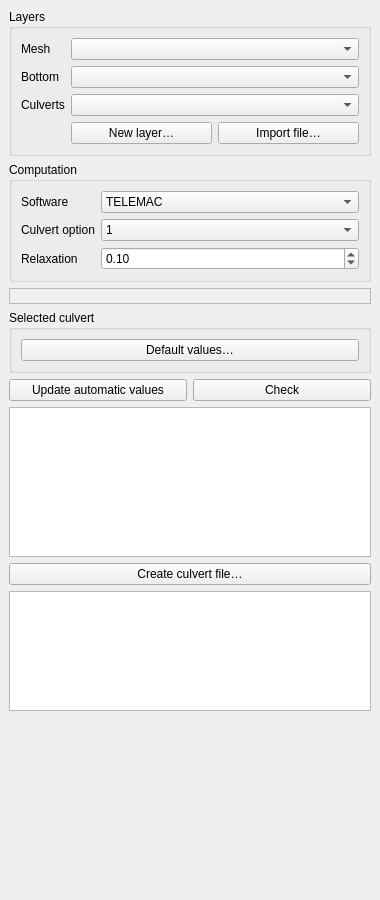
<?xml version="1.0" encoding="UTF-8"?>
<ui version="4.0">
 <class>CulvertManager_ui</class>
 <widget class="QDockWidget" name="CulvertManager_ui">
  <property name="geometry">
   <rect>
    <x>0</x>
    <y>0</y>
    <width>380</width>
    <height>900</height>
   </rect>
  </property>
  <property name="windowTitle">
   <string notr="true">DockWidget</string>
  </property>
  <widget class="QWidget" name="dockWidgetContents">
   <layout class="QVBoxLayout" name="lay_dock">
    <property name="leftMargin">
     <number>0</number>
    </property>
    <property name="topMargin">
     <number>0</number>
    </property>
    <property name="rightMargin">
     <number>0</number>
    </property>
    <property name="bottomMargin">
     <number>0</number>
    </property>
    <item>
     <widget class="QScrollArea" name="scroll">
      <property name="frameShape">
       <enum>QFrame::NoFrame</enum>
      </property>
      <property name="horizontalScrollBarPolicy">
       <enum>Qt::ScrollBarAlwaysOff</enum>
      </property>
      <property name="widgetResizable">
       <bool>true</bool>
      </property>
      <widget class="QWidget" name="scroll_contents">
       <layout class="QVBoxLayout" name="lay_main">
        <item>
         <widget class="QGroupBox" name="gb_layers">
          <property name="title">
           <string>Layers</string>
          </property>
          <layout class="QGridLayout" name="lay_layers" columnstretch="0,1,1">
           <item row="0" column="0">
            <widget class="QLabel" name="lbl_mesh">
             <property name="text">
              <string>Mesh</string>
             </property>
            </widget>
           </item>
           <item row="0" column="1" colspan="2">
            <widget class="QgsMapLayerComboBox" name="cb_lay_mesh">
             <property name="showCrs">
              <bool>true</bool>
             </property>
            </widget>
           </item>
           <item row="1" column="0">
            <widget class="QLabel" name="lbl_dataset">
             <property name="toolTip">
              <string>Dataset of the mesh giving the automatic elevations Z1 and Z2 (scalar on the nodes, first timestep).</string>
             </property>
             <property name="text">
              <string>Bottom</string>
             </property>
            </widget>
           </item>
           <item row="1" column="1" colspan="2">
            <widget class="QComboBox" name="cb_dataset_mesh">
             <property name="toolTip">
              <string>Dataset of the mesh giving the automatic elevations Z1 and Z2 (scalar on the nodes, first timestep).</string>
             </property>
            </widget>
           </item>
           <item row="2" column="0">
            <widget class="QLabel" name="lbl_culv">
             <property name="text">
              <string>Culverts</string>
             </property>
            </widget>
           </item>
           <item row="2" column="1" colspan="2">
            <widget class="QComboBox" name="cb_lay_culv"/>
           </item>
           <item row="3" column="1">
            <widget class="QPushButton" name="btn_new_culv_file">
             <property name="toolTip">
              <string>Create an empty culvert layer (shapefile or GeoPackage).</string>
             </property>
             <property name="text">
              <string>New layer…</string>
             </property>
            </widget>
           </item>
           <item row="3" column="2">
            <widget class="QPushButton" name="btn_import_culv_file">
             <property name="toolTip">
              <string>Create a culvert layer from a TELEMAC or Uhaina culvert file.</string>
             </property>
             <property name="text">
              <string>Import file…</string>
             </property>
            </widget>
           </item>
          </layout>
         </widget>
        </item>
        <item>
         <widget class="QGroupBox" name="gb_output">
          <property name="title">
           <string>Computation</string>
          </property>
          <layout class="QGridLayout" name="lay_output" columnstretch="0,1">
           <item row="0" column="0">
            <widget class="QLabel" name="lbl_software">
             <property name="text">
              <string>Software</string>
             </property>
            </widget>
           </item>
           <item row="0" column="1">
            <widget class="QComboBox" name="cb_software_select">
             <item>
              <property name="text">
               <string notr="true">TELEMAC</string>
              </property>
             </item>
             <item>
              <property name="text">
               <string notr="true">Uhaina</string>
              </property>
             </item>
            </widget>
           </item>
           <item row="1" column="0">
            <widget class="QLabel" name="lbl_culv_option">
             <property name="toolTip">
              <string>TELEMAC keyword OPTION FOR CULVERTS (1 by default). It is stored in the culvert layer and sets the parameters to fill in.</string>
             </property>
             <property name="text">
              <string>Culvert option</string>
             </property>
            </widget>
           </item>
           <item row="1" column="1">
            <widget class="QComboBox" name="cb_culv_option">
             <property name="toolTip">
              <string>TELEMAC keyword OPTION FOR CULVERTS (1 by default). It is stored in the culvert layer and sets the parameters to fill in.</string>
             </property>
             <item>
              <property name="text">
               <string>1</string>
              </property>
             </item>
             <item>
              <property name="text">
               <string>2</string>
              </property>
             </item>
            </widget>
           </item>
           <item row="2" column="0">
            <widget class="QLabel" name="lbl_relax">
             <property name="toolTip">
              <string>The relaxation coefficient is initially used to prescribe the discharge in the culvert on a progressive basis in order to avoid the formation of an eddy.

A relaxation coefficient of 0.2 means that 20% of time T result is mixed with 80% of the previous result.

It is stored in the culvert layer.</string>
             </property>
             <property name="text">
              <string>Relaxation</string>
             </property>
            </widget>
           </item>
           <item row="2" column="1">
            <widget class="QgsDoubleSpinBox" name="sb_relax">
             <property name="toolTip">
              <string>The relaxation coefficient is initially used to prescribe the discharge in the culvert on a progressive basis in order to avoid the formation of an eddy.

A relaxation coefficient of 0.2 means that 20% of time T result is mixed with 80% of the previous result.

It is stored in the culvert layer.</string>
             </property>
             <property name="maximum">
              <double>1.000000000000000</double>
             </property>
             <property name="singleStep">
              <double>0.050000000000000</double>
             </property>
             <property name="value">
              <double>0.100000000000000</double>
             </property>
            </widget>
           </item>
          </layout>
         </widget>
        </item>
        <item>
         <widget class="QLabel" name="lbl_status">
          <property name="font">
           <font>
            <bold>true</bold>
           </font>
          </property>
          <property name="frameShape">
           <enum>QFrame::StyledPanel</enum>
          </property>
          <property name="wordWrap">
           <bool>true</bool>
          </property>
          <property name="margin">
           <number>4</number>
          </property>
         </widget>
        </item>
        <item>
         <widget class="QGroupBox" name="gb_cur_culv">
          <property name="title">
           <string>Selected culvert</string>
          </property>
          <layout class="QVBoxLayout" name="lay_culvert_form">
           <item>
            <widget class="QPushButton" name="btn_res_val">
             <property name="toolTip">
              <string>Set the parameters of the selected culvert back to their default values.</string>
             </property>
             <property name="text">
              <string>Default values…</string>
             </property>
            </widget>
           </item>
          </layout>
         </widget>
        </item>
        <item>
         <layout class="QHBoxLayout" name="lay_actions">
          <item>
           <widget class="QPushButton" name="btn_update_auto">
            <property name="toolTip">
             <string>Update the nodes N1 and N2, and the values set to automatic (elevations, length, angles) in the culvert layer. They are always recomputed when the culvert file is created.</string>
            </property>
            <property name="text">
             <string>Update automatic values</string>
            </property>
           </widget>
          </item>
          <item>
           <widget class="QPushButton" name="btn_verif">
            <property name="toolTip">
             <string>Check all the culverts of the layer, as for the creation of the culvert file.</string>
            </property>
            <property name="text">
             <string>Check</string>
            </property>
           </widget>
          </item>
         </layout>
        </item>
        <item>
         <widget class="QListWidget" name="lst_problems">
          <property name="toolTip">
           <string>Click a problem to select and show the culvert.</string>
          </property>
          <property name="minimumSize">
           <size>
            <width>0</width>
            <height>90</height>
           </size>
          </property>
          <property name="maximumSize">
           <size>
            <width>16777215</width>
            <height>150</height>
           </size>
          </property>
          <property name="wordWrap">
           <bool>true</bool>
          </property>
         </widget>
        </item>
        <item>
         <widget class="QPushButton" name="btn_create_file">
          <property name="text">
           <string>Create culvert file…</string>
          </property>
         </widget>
        </item>
        <item>
         <widget class="QTextEdit" name="log">
          <property name="maximumSize">
           <size>
            <width>16777215</width>
            <height>120</height>
           </size>
          </property>
          <property name="readOnly">
           <bool>true</bool>
          </property>
         </widget>
        </item>
        <item>
         <spacer name="spacer_bottom">
          <property name="orientation">
           <enum>Qt::Vertical</enum>
          </property>
          <property name="sizeHint" stdset="0">
           <size>
            <width>0</width>
            <height>0</height>
           </size>
          </property>
         </spacer>
        </item>
       </layout>
      </widget>
     </widget>
    </item>
   </layout>
  </widget>
 </widget>
 <customwidgets>
  <customwidget>
   <class>QgsDoubleSpinBox</class>
   <extends>QDoubleSpinBox</extends>
   <header>qgsdoublespinbox.h</header>
  </customwidget>
  <customwidget>
   <class>QgsMapLayerComboBox</class>
   <extends>QComboBox</extends>
   <header>qgsmaplayercombobox.h</header>
  </customwidget>
 </customwidgets>
 <resources/>
 <connections/>
</ui>
